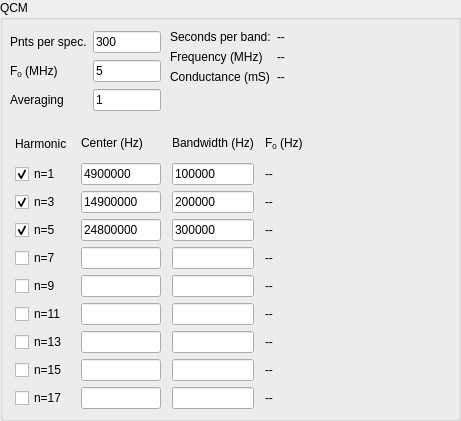
   <widget class="QGroupBox" name="qcm_box">
    <property name="enabled">
     <bool>true</bool>
    </property>
    <property name="geometry">
     <rect>
      <x>330</x>
      <y>380</y>
      <width>461</width>
      <height>421</height>
     </rect>
    </property>
    <property name="styleSheet">
     <string notr="true"/>
    </property>
    <property name="title">
     <string>QCM</string>
    </property>
    <widget class="QWidget" name="gridLayoutWidget_4">
     <property name="geometry">
      <rect>
       <x>10</x>
       <y>130</y>
       <width>343</width>
       <height>279</height>
      </rect>
     </property>
     <layout class="QGridLayout" name="qcm_n_grid">
      <item row="2" column="1">
       <widget class="QLineEdit" name="bc_n3">
        <property name="sizePolicy">
         <sizepolicy hsizetype="MinimumExpanding" vsizetype="Fixed">
          <horstretch>0</horstretch>
          <verstretch>0</verstretch>
         </sizepolicy>
        </property>
        <property name="maximumSize">
         <size>
          <width>80</width>
          <height>16777215</height>
         </size>
        </property>
        <property name="text">
         <string>14900000</string>
        </property>
        <property name="placeholderText">
         <string/>
        </property>
       </widget>
      </item>
      <item row="8" column="1">
       <widget class="QLineEdit" name="bc_n15">
        <property name="sizePolicy">
         <sizepolicy hsizetype="MinimumExpanding" vsizetype="Fixed">
          <horstretch>0</horstretch>
          <verstretch>0</verstretch>
         </sizepolicy>
        </property>
        <property name="maximumSize">
         <size>
          <width>80</width>
          <height>16777215</height>
         </size>
        </property>
       </widget>
      </item>
      <item row="9" column="1">
       <widget class="QLineEdit" name="bc_n17">
        <property name="sizePolicy">
         <sizepolicy hsizetype="MinimumExpanding" vsizetype="Fixed">
          <horstretch>0</horstretch>
          <verstretch>0</verstretch>
         </sizepolicy>
        </property>
        <property name="maximumSize">
         <size>
          <width>80</width>
          <height>16777215</height>
         </size>
        </property>
       </widget>
      </item>
      <item row="6" column="0">
       <widget class="QCheckBox" name="n11_on">
        <property name="sizePolicy">
         <sizepolicy hsizetype="Fixed" vsizetype="Fixed">
          <horstretch>0</horstretch>
          <verstretch>0</verstretch>
         </sizepolicy>
        </property>
        <property name="maximumSize">
         <size>
          <width>55</width>
          <height>16777215</height>
         </size>
        </property>
        <property name="text">
         <string>n=11</string>
        </property>
       </widget>
      </item>
      <item row="7" column="1">
       <widget class="QLineEdit" name="bc_n13">
        <property name="sizePolicy">
         <sizepolicy hsizetype="MinimumExpanding" vsizetype="Fixed">
          <horstretch>0</horstretch>
          <verstretch>0</verstretch>
         </sizepolicy>
        </property>
        <property name="maximumSize">
         <size>
          <width>80</width>
          <height>16777215</height>
         </size>
        </property>
       </widget>
      </item>
      <item row="6" column="1">
       <widget class="QLineEdit" name="bc_n11">
        <property name="sizePolicy">
         <sizepolicy hsizetype="MinimumExpanding" vsizetype="Fixed">
          <horstretch>0</horstretch>
          <verstretch>0</verstretch>
         </sizepolicy>
        </property>
        <property name="maximumSize">
         <size>
          <width>80</width>
          <height>16777215</height>
         </size>
        </property>
       </widget>
      </item>
      <item row="1" column="3">
       <widget class="QLabel" name="realf0_n1">
        <property name="sizePolicy">
         <sizepolicy hsizetype="Fixed" vsizetype="Minimum">
          <horstretch>0</horstretch>
          <verstretch>0</verstretch>
         </sizepolicy>
        </property>
        <property name="minimumSize">
         <size>
          <width>80</width>
          <height>0</height>
         </size>
        </property>
        <property name="text">
         <string>--</string>
        </property>
       </widget>
      </item>
      <item row="7" column="0">
       <widget class="QCheckBox" name="n13_on">
        <property name="sizePolicy">
         <sizepolicy hsizetype="Fixed" vsizetype="Fixed">
          <horstretch>0</horstretch>
          <verstretch>0</verstretch>
         </sizepolicy>
        </property>
        <property name="maximumSize">
         <size>
          <width>55</width>
          <height>16777215</height>
         </size>
        </property>
        <property name="text">
         <string>n=13</string>
        </property>
       </widget>
      </item>
      <item row="9" column="0">
       <widget class="QCheckBox" name="n17_on">
        <property name="sizePolicy">
         <sizepolicy hsizetype="Fixed" vsizetype="Fixed">
          <horstretch>0</horstretch>
          <verstretch>0</verstretch>
         </sizepolicy>
        </property>
        <property name="maximumSize">
         <size>
          <width>55</width>
          <height>16777215</height>
         </size>
        </property>
        <property name="text">
         <string>n=17</string>
        </property>
       </widget>
      </item>
      <item row="8" column="0">
       <widget class="QCheckBox" name="n15_on">
        <property name="sizePolicy">
         <sizepolicy hsizetype="Fixed" vsizetype="Fixed">
          <horstretch>0</horstretch>
          <verstretch>0</verstretch>
         </sizepolicy>
        </property>
        <property name="maximumSize">
         <size>
          <width>55</width>
          <height>16777215</height>
         </size>
        </property>
        <property name="text">
         <string>n=15</string>
        </property>
       </widget>
      </item>
      <item row="0" column="2">
       <widget class="QLabel" name="bandwidth_label">
        <property name="sizePolicy">
         <sizepolicy hsizetype="Maximum" vsizetype="Preferred">
          <horstretch>0</horstretch>
          <verstretch>0</verstretch>
         </sizepolicy>
        </property>
        <property name="text">
         <string>&lt;html&gt;&lt;head/&gt;&lt;body&gt;&lt;p&gt;Bandwidth (Hz)&lt;/p&gt;&lt;/body&gt;&lt;/html&gt;</string>
        </property>
       </widget>
      </item>
      <item row="3" column="1">
       <widget class="QLineEdit" name="bc_n5">
        <property name="sizePolicy">
         <sizepolicy hsizetype="MinimumExpanding" vsizetype="Fixed">
          <horstretch>0</horstretch>
          <verstretch>0</verstretch>
         </sizepolicy>
        </property>
        <property name="maximumSize">
         <size>
          <width>80</width>
          <height>16777215</height>
         </size>
        </property>
        <property name="text">
         <string>24800000</string>
        </property>
        <property name="placeholderText">
         <string/>
        </property>
       </widget>
      </item>
      <item row="3" column="0">
       <widget class="QCheckBox" name="n5_on">
        <property name="sizePolicy">
         <sizepolicy hsizetype="Fixed" vsizetype="Fixed">
          <horstretch>0</horstretch>
          <verstretch>0</verstretch>
         </sizepolicy>
        </property>
        <property name="maximumSize">
         <size>
          <width>55</width>
          <height>16777215</height>
         </size>
        </property>
        <property name="text">
         <string>n=5</string>
        </property>
        <property name="checked">
         <bool>true</bool>
        </property>
       </widget>
      </item>
      <item row="1" column="2">
       <widget class="QLineEdit" name="bw_n1">
        <property name="sizePolicy">
         <sizepolicy hsizetype="Ignored" vsizetype="Fixed">
          <horstretch>0</horstretch>
          <verstretch>0</verstretch>
         </sizepolicy>
        </property>
        <property name="text">
         <string>100000</string>
        </property>
        <property name="placeholderText">
         <string/>
        </property>
       </widget>
      </item>
      <item row="0" column="3">
       <widget class="QLabel" name="measured_f0_label">
        <property name="sizePolicy">
         <sizepolicy hsizetype="Fixed" vsizetype="Preferred">
          <horstretch>0</horstretch>
          <verstretch>0</verstretch>
         </sizepolicy>
        </property>
        <property name="minimumSize">
         <size>
          <width>80</width>
          <height>0</height>
         </size>
        </property>
        <property name="text">
         <string>&lt;html&gt;&lt;head/&gt;&lt;body&gt;&lt;p&gt;F&lt;span style=&quot; vertical-align:sub;&quot;&gt;0&lt;/span&gt; (Hz)&lt;/p&gt;&lt;/body&gt;&lt;/html&gt;</string>
        </property>
       </widget>
      </item>
      <item row="0" column="0">
       <widget class="QLabel" name="harmonics_label">
        <property name="sizePolicy">
         <sizepolicy hsizetype="Fixed" vsizetype="Preferred">
          <horstretch>0</horstretch>
          <verstretch>0</verstretch>
         </sizepolicy>
        </property>
        <property name="maximumSize">
         <size>
          <width>55</width>
          <height>16777215</height>
         </size>
        </property>
        <property name="text">
         <string>Harmonic</string>
        </property>
       </widget>
      </item>
      <item row="3" column="3">
       <widget class="QLabel" name="realf0_n5">
        <property name="sizePolicy">
         <sizepolicy hsizetype="Fixed" vsizetype="Minimum">
          <horstretch>0</horstretch>
          <verstretch>0</verstretch>
         </sizepolicy>
        </property>
        <property name="minimumSize">
         <size>
          <width>80</width>
          <height>0</height>
         </size>
        </property>
        <property name="text">
         <string>--</string>
        </property>
       </widget>
      </item>
      <item row="6" column="3">
       <widget class="QLabel" name="realf0_n11">
        <property name="sizePolicy">
         <sizepolicy hsizetype="Fixed" vsizetype="Preferred">
          <horstretch>0</horstretch>
          <verstretch>0</verstretch>
         </sizepolicy>
        </property>
        <property name="minimumSize">
         <size>
          <width>80</width>
          <height>0</height>
         </size>
        </property>
        <property name="text">
         <string>--</string>
        </property>
       </widget>
      </item>
      <item row="4" column="1">
       <widget class="QLineEdit" name="bc_n7">
        <property name="sizePolicy">
         <sizepolicy hsizetype="MinimumExpanding" vsizetype="Fixed">
          <horstretch>0</horstretch>
          <verstretch>0</verstretch>
         </sizepolicy>
        </property>
        <property name="maximumSize">
         <size>
          <width>80</width>
          <height>16777215</height>
         </size>
        </property>
        <property name="placeholderText">
         <string/>
        </property>
       </widget>
      </item>
      <item row="9" column="3">
       <widget class="QLabel" name="realf0_n17">
        <property name="sizePolicy">
         <sizepolicy hsizetype="Fixed" vsizetype="Preferred">
          <horstretch>0</horstretch>
          <verstretch>0</verstretch>
         </sizepolicy>
        </property>
        <property name="minimumSize">
         <size>
          <width>80</width>
          <height>0</height>
         </size>
        </property>
        <property name="text">
         <string>--</string>
        </property>
       </widget>
      </item>
      <item row="4" column="3">
       <widget class="QLabel" name="realf0_n7">
        <property name="sizePolicy">
         <sizepolicy hsizetype="Fixed" vsizetype="Preferred">
          <horstretch>0</horstretch>
          <verstretch>0</verstretch>
         </sizepolicy>
        </property>
        <property name="minimumSize">
         <size>
          <width>80</width>
          <height>0</height>
         </size>
        </property>
        <property name="text">
         <string>--</string>
        </property>
       </widget>
      </item>
      <item row="8" column="3">
       <widget class="QLabel" name="realf0_n15">
        <property name="sizePolicy">
         <sizepolicy hsizetype="Fixed" vsizetype="Preferred">
          <horstretch>0</horstretch>
          <verstretch>0</verstretch>
         </sizepolicy>
        </property>
        <property name="minimumSize">
         <size>
          <width>80</width>
          <height>0</height>
         </size>
        </property>
        <property name="text">
         <string>--</string>
        </property>
       </widget>
      </item>
      <item row="5" column="0">
       <widget class="QCheckBox" name="n9_on">
        <property name="sizePolicy">
         <sizepolicy hsizetype="Fixed" vsizetype="Fixed">
          <horstretch>0</horstretch>
          <verstretch>0</verstretch>
         </sizepolicy>
        </property>
        <property name="maximumSize">
         <size>
          <width>55</width>
          <height>16777215</height>
         </size>
        </property>
        <property name="text">
         <string>n=9</string>
        </property>
       </widget>
      </item>
      <item row="5" column="3">
       <widget class="QLabel" name="realf0_n9">
        <property name="sizePolicy">
         <sizepolicy hsizetype="Fixed" vsizetype="Preferred">
          <horstretch>0</horstretch>
          <verstretch>0</verstretch>
         </sizepolicy>
        </property>
        <property name="minimumSize">
         <size>
          <width>80</width>
          <height>0</height>
         </size>
        </property>
        <property name="text">
         <string>--</string>
        </property>
       </widget>
      </item>
      <item row="2" column="0">
       <widget class="QCheckBox" name="n3_on">
        <property name="sizePolicy">
         <sizepolicy hsizetype="Fixed" vsizetype="Fixed">
          <horstretch>0</horstretch>
          <verstretch>0</verstretch>
         </sizepolicy>
        </property>
        <property name="maximumSize">
         <size>
          <width>55</width>
          <height>16777215</height>
         </size>
        </property>
        <property name="text">
         <string>n=3</string>
        </property>
        <property name="checked">
         <bool>true</bool>
        </property>
        <property name="tristate">
         <bool>false</bool>
        </property>
       </widget>
      </item>
      <item row="1" column="1">
       <widget class="QLineEdit" name="bc_n1">
        <property name="sizePolicy">
         <sizepolicy hsizetype="MinimumExpanding" vsizetype="Fixed">
          <horstretch>0</horstretch>
          <verstretch>0</verstretch>
         </sizepolicy>
        </property>
        <property name="maximumSize">
         <size>
          <width>80</width>
          <height>16777215</height>
         </size>
        </property>
        <property name="text">
         <string>4900000</string>
        </property>
        <property name="placeholderText">
         <string/>
        </property>
       </widget>
      </item>
      <item row="1" column="0">
       <widget class="QCheckBox" name="n1_on">
        <property name="sizePolicy">
         <sizepolicy hsizetype="Fixed" vsizetype="Fixed">
          <horstretch>0</horstretch>
          <verstretch>0</verstretch>
         </sizepolicy>
        </property>
        <property name="maximumSize">
         <size>
          <width>55</width>
          <height>16777215</height>
         </size>
        </property>
        <property name="text">
         <string>n=1</string>
        </property>
        <property name="checked">
         <bool>true</bool>
        </property>
        <property name="tristate">
         <bool>false</bool>
        </property>
       </widget>
      </item>
      <item row="7" column="3">
       <widget class="QLabel" name="realf0_n13">
        <property name="sizePolicy">
         <sizepolicy hsizetype="Fixed" vsizetype="Preferred">
          <horstretch>0</horstretch>
          <verstretch>0</verstretch>
         </sizepolicy>
        </property>
        <property name="minimumSize">
         <size>
          <width>80</width>
          <height>0</height>
         </size>
        </property>
        <property name="text">
         <string>--</string>
        </property>
       </widget>
      </item>
      <item row="2" column="3">
       <widget class="QLabel" name="realf0_n3">
        <property name="sizePolicy">
         <sizepolicy hsizetype="Fixed" vsizetype="Minimum">
          <horstretch>0</horstretch>
          <verstretch>0</verstretch>
         </sizepolicy>
        </property>
        <property name="minimumSize">
         <size>
          <width>80</width>
          <height>0</height>
         </size>
        </property>
        <property name="text">
         <string>--</string>
        </property>
       </widget>
      </item>
      <item row="5" column="1">
       <widget class="QLineEdit" name="bc_n9">
        <property name="sizePolicy">
         <sizepolicy hsizetype="MinimumExpanding" vsizetype="Fixed">
          <horstretch>0</horstretch>
          <verstretch>0</verstretch>
         </sizepolicy>
        </property>
        <property name="maximumSize">
         <size>
          <width>80</width>
          <height>16777215</height>
         </size>
        </property>
       </widget>
      </item>
      <item row="4" column="0">
       <widget class="QCheckBox" name="n7_on">
        <property name="sizePolicy">
         <sizepolicy hsizetype="Fixed" vsizetype="Fixed">
          <horstretch>0</horstretch>
          <verstretch>0</verstretch>
         </sizepolicy>
        </property>
        <property name="maximumSize">
         <size>
          <width>55</width>
          <height>16777215</height>
         </size>
        </property>
        <property name="text">
         <string>n=7</string>
        </property>
        <property name="checked">
         <bool>false</bool>
        </property>
       </widget>
      </item>
      <item row="3" column="2">
       <widget class="QLineEdit" name="bw_n5">
        <property name="sizePolicy">
         <sizepolicy hsizetype="Ignored" vsizetype="Fixed">
          <horstretch>0</horstretch>
          <verstretch>0</verstretch>
         </sizepolicy>
        </property>
        <property name="text">
         <string>300000</string>
        </property>
        <property name="placeholderText">
         <string/>
        </property>
       </widget>
      </item>
      <item row="4" column="2">
       <widget class="QLineEdit" name="bw_n7">
        <property name="sizePolicy">
         <sizepolicy hsizetype="Ignored" vsizetype="Fixed">
          <horstretch>0</horstretch>
          <verstretch>0</verstretch>
         </sizepolicy>
        </property>
        <property name="placeholderText">
         <string/>
        </property>
       </widget>
      </item>
      <item row="0" column="1">
       <widget class="QLabel" name="harmonics_label_2">
        <property name="sizePolicy">
         <sizepolicy hsizetype="MinimumExpanding" vsizetype="Preferred">
          <horstretch>0</horstretch>
          <verstretch>0</verstretch>
         </sizepolicy>
        </property>
        <property name="maximumSize">
         <size>
          <width>80</width>
          <height>16777215</height>
         </size>
        </property>
        <property name="text">
         <string>&lt;html&gt;&lt;head/&gt;&lt;body&gt;&lt;p&gt;Center (Hz)&lt;/p&gt;&lt;/body&gt;&lt;/html&gt;</string>
        </property>
       </widget>
      </item>
      <item row="2" column="2">
       <widget class="QLineEdit" name="bw_n3">
        <property name="sizePolicy">
         <sizepolicy hsizetype="Ignored" vsizetype="Fixed">
          <horstretch>0</horstretch>
          <verstretch>0</verstretch>
         </sizepolicy>
        </property>
        <property name="text">
         <string>200000</string>
        </property>
        <property name="placeholderText">
         <string/>
        </property>
       </widget>
      </item>
      <item row="5" column="2">
       <widget class="QLineEdit" name="bw_n9">
        <property name="sizePolicy">
         <sizepolicy hsizetype="Ignored" vsizetype="Fixed">
          <horstretch>0</horstretch>
          <verstretch>0</verstretch>
         </sizepolicy>
        </property>
        <property name="placeholderText">
         <string/>
        </property>
       </widget>
      </item>
      <item row="6" column="2">
       <widget class="QLineEdit" name="bw_n11">
        <property name="sizePolicy">
         <sizepolicy hsizetype="Ignored" vsizetype="Fixed">
          <horstretch>0</horstretch>
          <verstretch>0</verstretch>
         </sizepolicy>
        </property>
        <property name="placeholderText">
         <string/>
        </property>
       </widget>
      </item>
      <item row="7" column="2">
       <widget class="QLineEdit" name="bw_n13">
        <property name="sizePolicy">
         <sizepolicy hsizetype="Ignored" vsizetype="Fixed">
          <horstretch>0</horstretch>
          <verstretch>0</verstretch>
         </sizepolicy>
        </property>
        <property name="placeholderText">
         <string/>
        </property>
       </widget>
      </item>
      <item row="8" column="2">
       <widget class="QLineEdit" name="bw_n15">
        <property name="sizePolicy">
         <sizepolicy hsizetype="Ignored" vsizetype="Fixed">
          <horstretch>0</horstretch>
          <verstretch>0</verstretch>
         </sizepolicy>
        </property>
        <property name="placeholderText">
         <string/>
        </property>
       </widget>
      </item>
      <item row="9" column="2">
       <widget class="QLineEdit" name="bw_n17">
        <property name="sizePolicy">
         <sizepolicy hsizetype="Ignored" vsizetype="Fixed">
          <horstretch>0</horstretch>
          <verstretch>0</verstretch>
         </sizepolicy>
        </property>
        <property name="placeholderText">
         <string/>
        </property>
       </widget>
      </item>
     </layout>
    </widget>
    <widget class="QWidget" name="gridLayoutWidget_5">
     <property name="geometry">
      <rect>
       <x>10</x>
       <y>30</y>
       <width>151</width>
       <height>82</height>
      </rect>
     </property>
     <layout class="QGridLayout" name="qcm_settings_grid">
      <item row="0" column="0">
       <widget class="QLabel" name="qcm_points_label">
        <property name="text">
         <string>Pnts per spec.</string>
        </property>
       </widget>
      </item>
      <item row="2" column="0">
       <widget class="QLabel" name="averaging_label">
        <property name="text">
         <string>Averaging</string>
        </property>
       </widget>
      </item>
      <item row="1" column="0">
       <widget class="QLabel" name="qcm_f0_label">
        <property name="text">
         <string>&lt;html&gt;&lt;head/&gt;&lt;body&gt;&lt;p&gt;F&lt;span style=&quot; vertical-align:sub;&quot;&gt;0&lt;/span&gt; (MHz)&lt;/p&gt;&lt;/body&gt;&lt;/html&gt;</string>
        </property>
        <property name="textFormat">
         <enum>Qt::RichText</enum>
        </property>
       </widget>
      </item>
      <item row="0" column="1">
       <widget class="QLineEdit" name="set_band_points">
        <property name="text">
         <string>300</string>
        </property>
        <property name="placeholderText">
         <string>1000</string>
        </property>
       </widget>
      </item>
      <item row="1" column="1">
       <widget class="QLineEdit" name="set_f0">
        <property name="text">
         <string>5</string>
        </property>
        <property name="placeholderText">
         <string>5</string>
        </property>
       </widget>
      </item>
      <item row="2" column="1">
       <widget class="QLineEdit" name="set_qcm_averaging">
        <property name="text">
         <string>1</string>
        </property>
        <property name="placeholderText">
         <string>2</string>
        </property>
       </widget>
      </item>
     </layout>
    </widget>
    <widget class="QWidget" name="formLayoutWidget_4">
     <property name="geometry">
      <rect>
       <x>170</x>
       <y>30</y>
       <width>181</width>
       <height>81</height>
      </rect>
     </property>
     <layout class="QFormLayout" name="formLayout">
      <item row="1" column="0">
       <widget class="QLabel" name="freq_label">
        <property name="text">
         <string>Frequency (MHz)</string>
        </property>
       </widget>
      </item>
      <item row="1" column="1">
       <widget class="QLabel" name="actual_frequency">
        <property name="text">
         <string>--</string>
        </property>
       </widget>
      </item>
      <item row="2" column="0">
       <widget class="QLabel" name="conductance_label">
        <property name="text">
         <string>Conductance (mS)</string>
        </property>
       </widget>
      </item>
      <item row="2" column="1">
       <widget class="QLabel" name="actual_conductance">
        <property name="text">
         <string>--</string>
        </property>
       </widget>
      </item>
      <item row="0" column="1">
       <widget class="QLabel" name="sec_per_band">
        <property name="text">
         <string>--</string>
        </property>
       </widget>
      </item>
      <item row="0" column="0">
       <widget class="QLabel" name="sec_per_band_label">
        <property name="text">
         <string>Seconds per band:</string>
        </property>
       </widget>
      </item>
     </layout>
    </widget>
   </widget>
